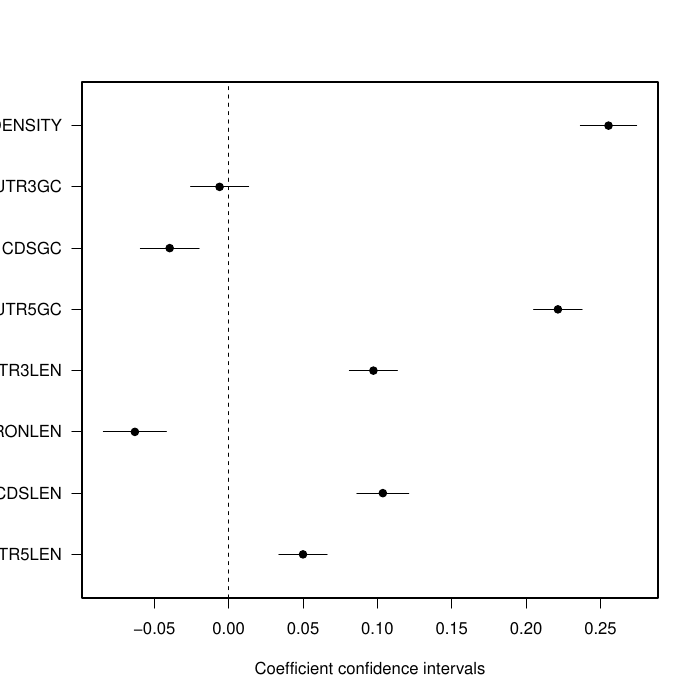

This figure's R source:
library(data.table)
library(Biostrings)
library(rhdf5)
library(reshape2)
source("coefplot.r")

h5dir = args[1]
testIDs = h5read(paste(h5dir, "test.h5", sep='/'),"geneName")
trainIDs = h5read(paste(h5dir, "train.h5", sep='/'),"geneName")
valIDs = h5read(paste(h5dir, "valid.h5", sep='/'),"geneName")
file1 = "Roadmap_FantomAnnotations.InputData.pM10Kb.txt.gz"
file2 = "promoters_pM1.5Kb.FIMO_scanned.condensed.txt.gz"
kmerlen = 1

if (grepl("Mouse",h5dir)) {
    file1 = "Mouse_FantomAnnotations.InputData.pM10Kb.txt.gz"
    file2 = "promoters_pM1.5Kb.mouse.FIMO_scanned.condensed.txt.gz"
}

inp.tbl <- fread(paste("zcat", file1),header=T,data.table=F,sep="\t")
rownames(inp.tbl) = inp.tbl[,1]
inp.tbl[,1] = NULL

inp.tbl$PROMOTER = substring(inp.tbl$PROMOTER,8500,11500)

inp.tbl=cbind(inp.tbl, do.call(rbind, lapply(inp.tbl$PROMOTER, function(x){
    y = oligonucleotideFrequency(DNAStringSet(x), kmerlen)
    y/sum(y)
})))
inp.tbl$T=NULL #remove TT dinucleotide to ensure matrix is full rank

inp.tbl$PROMOTER = NULL
inp.tbl[,c(1:5, 9)] = log10(inp.tbl[,c(1:5, 9)]+0.1)
inp.tbl=as.data.frame(scale(inp.tbl))

# save(inp.tbl, file="5merInputTable.RData")
# # load("TriInputTable.RData")

motif_hits <- fread(paste("zcat", file2),header=T,data.table=F,sep="\t")
motif_hits <- dcast(motif_hits, motif_hits[,2] ~ motif_hits[,1], function(x) 1, fill = 0)
inp.tbl=merge(inp.tbl, motif_hits, by.x=0, by.y=1, all.x=T)

sum(is.na(inp.tbl))
inp.tbl[is.na(inp.tbl)] = 0
rownames(inp.tbl) = inp.tbl[,1]
inp.tbl[,1] = NULL

train = inp.tbl[rownames(inp.tbl) %in% trainIDs, ]
valid = inp.tbl[rownames(inp.tbl) %in% valIDs, ]
test = inp.tbl[rownames(inp.tbl) %in% testIDs, ]

mod1 = lm(EXPRESSION ~ ., data=train)
mod2 = lm(EXPRESSION ~ UTR5LEN+CDSLEN+INTRONLEN+UTR3LEN+UTR5GC+CDSGC+UTR3GC+ORFEXONDENSITY, data=train)
mod3 = lm(EXPRESSION ~ .-(UTR5LEN+CDSLEN+INTRONLEN+UTR3LEN+UTR5GC+CDSGC+UTR3GC+ORFEXONDENSITY), data=train)

cor(test$EXPRESSION, predict(mod1, newdata = test))^2
cor(test$EXPRESSION, predict(mod2, newdata = test))^2
cor(test$EXPRESSION, predict(mod3, newdata = test))^2

summary(mod2)
pdf("FigS4B_human.pdf") #change to mouse if dir is mouse
coefplot(mod2, parm = -1)
